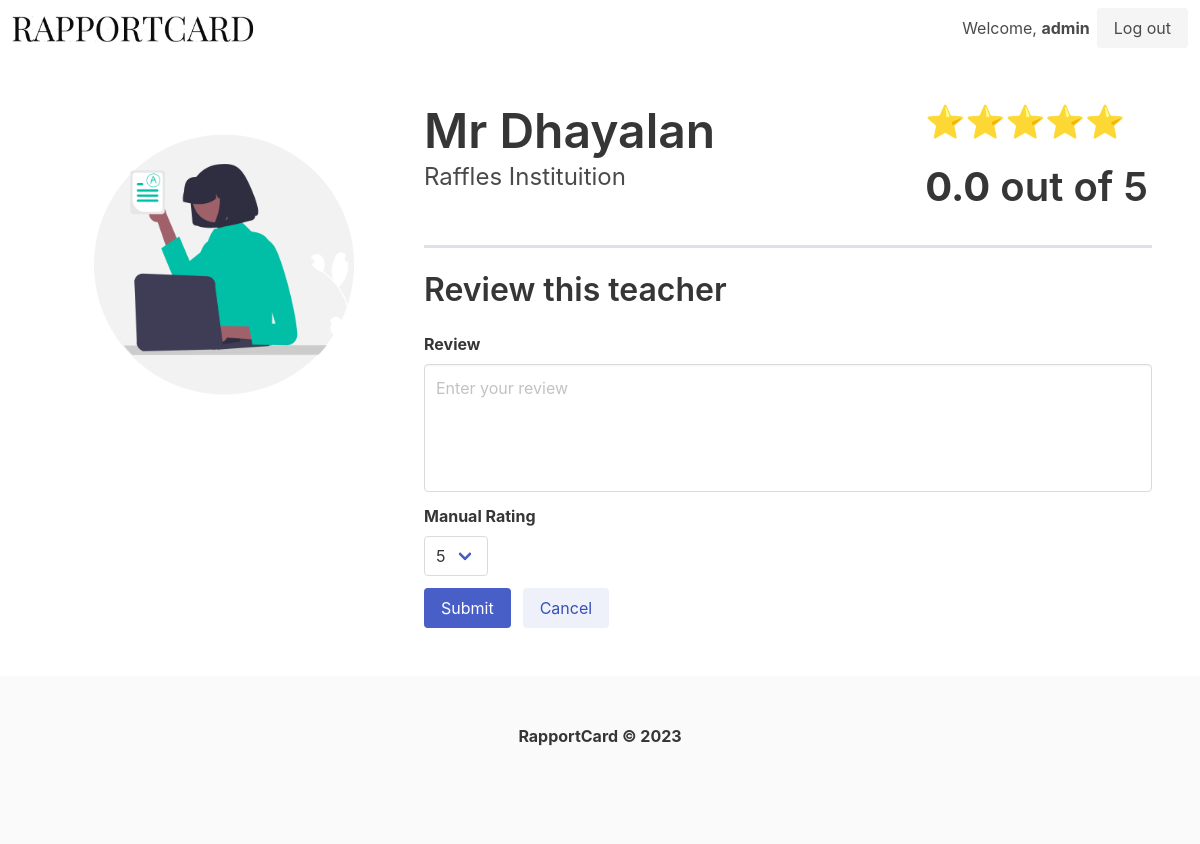
Page /teacher/1/review (signed in) on the earlier database version.
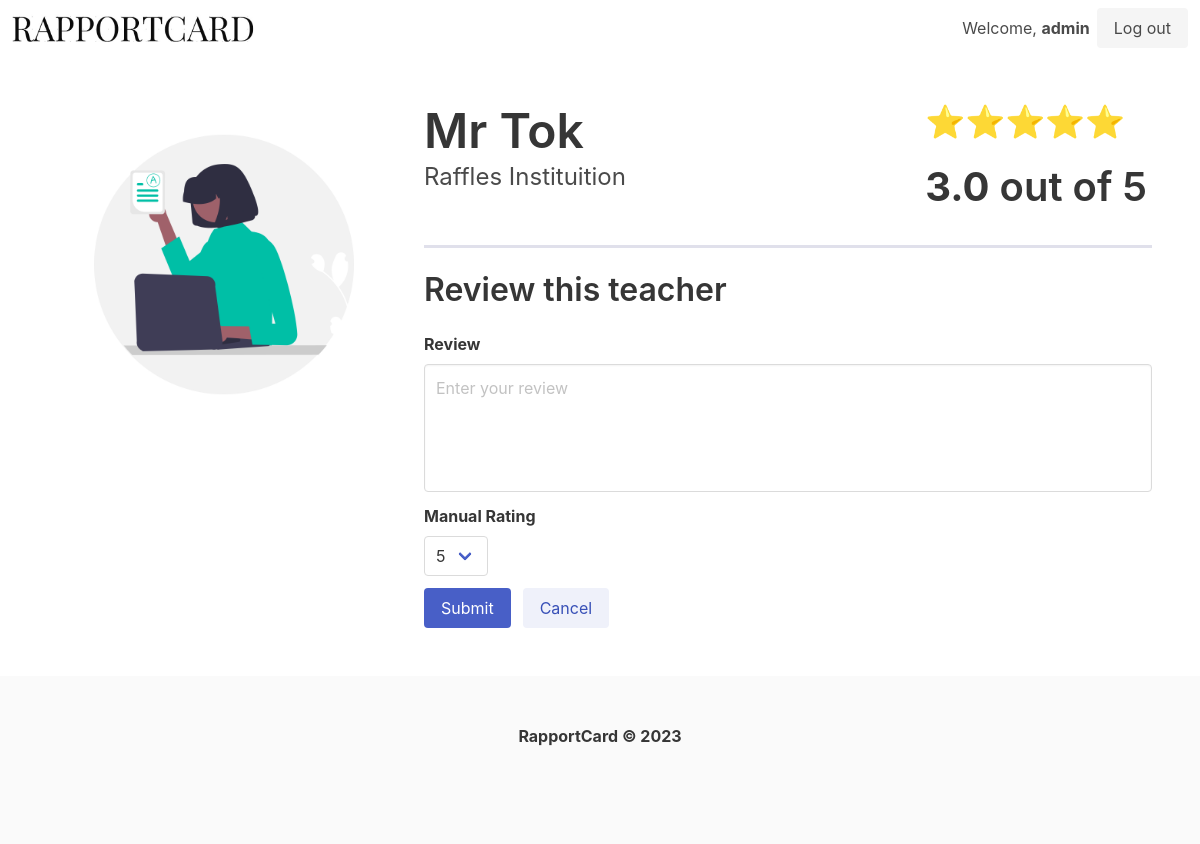
Same page on the later database version.
### tables this page shows
CREATE TABLE teachers (
            id INTEGER PRIMARY KEY,
            name TEXT,
            school_id INTEGER,
            FOREIGN KEY(school_id) REFERENCES schools(id)
        );

### main.py (the view)
@app.route("/teacher/<teacher_id>/review", methods=["GET"])
@login_required
def review_teacher(teacher_id=""):
    result = db.get_teacher_by_id(teacher_id)
    return render_template("review.html", teacher_id=teacher_id, result=result)

### main.py (called while the page is built)
@login_manager.user_loader
def load_user(user_id):
    user = db.get_user_by_id(user_id)
    if user is None:
        return None
    else:
        return User(int(user["id"]), user["username"], user["password"])

### utils/datastore.py (called while the page is built)
    def get_conn(self) -> sqlite3.Connection:
        def dict_factory(cursor: sqlite3.Cursor, row: sqlite3.Row) -> dict:
            d = {}
            for idx, col in enumerate(cursor.description):
                d[col[0]] = row[idx]
            return d
        conn = sqlite3.connect(self.uri)
        conn.row_factory = dict_factory
        return conn

    def get_record(self, command, param=None):
        conn = self.get_conn()
        cur = conn.cursor()
        if param is None:
            cur.execute(query_table[command])
        else:
            cur.execute(query_table[command], param)
        return cur.fetchone()

    def get_user_by_id(self, user_id):
        user = self.get_record("load_user_by_id", (user_id,))
        return user

### templates/review.html (shortened to what this page needs)
{% extends "layout.html" %}
{% block body %}
<section class="section is-small">
    <div class="columns">
        <div class="column is-one-third">
            <figure class="image">
                <img src="{{url_for('static', filename='teacher_profile.png')}}">
            </figure>
        </div>
        <div class="column is-two-thirds">
            <div class="columns">
                <div class="column">
                    <h1 class="title is-1">{{ result["teacher_name"] }}</h1>
                    <h2 class="subtitle is-4">{{ result["school_name"] }}</h2>
                </div>
                <div class="column is-4">
                    <h1 class="title is-3">⭐⭐⭐⭐⭐</h1>
                    <h1 class="title is-2   "><b>{{ result["rating"]|round(1) }}</b> out of 5</h1>
                </div>
            </div>
            <hr style="border-top: 3px solid #e0e0eb;">
            <div class="columns">
                <div class="column">
                    <h1 class="title is-3">Review this teacher</h1>
                    <form action="/teacher/{{ teacher_id }}/review/add" method="post">
                        <div class="field">
                            <label class="label">Review</label>
                            <div class="control">
                                <textarea name="review" class="textarea has-fixed-size"
                                    placeholder="Enter your review"></textarea>
                            </div>
                        </div>
                        <div class="field">
                            <label class="label">Manual Rating</label>
                            <div class="control">
                                <div class="select">
                                    <select name="fallback_rating">
                                        <option value="5">5</option>
                                    </select>
                                </div>
                            </div>
                        </div>
                        <div class="field is-grouped">
                            <div class="control">
                                <button class="button is-link">Submit</button>
                            </div>
                            <a class="button is-link is-light" href="/teacher/{{teacher_id}}">Cancel</a>
                        </div>
                    </form>
                </div>
            </div>
        </div>
    </div>
</section>
{% endblock %}

Differences in the rows shown:
changed teachers: teacher_name "Mr Dhayalan" → "Mr Tok"
Other differences:
{{ result["rating"]|round(1) }}: "0.0" → "3.0"
